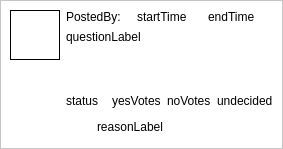
<?xml version="1.0" encoding="UTF-8"?>
<ui version="4.0">
 <class>PostItem</class>
 <widget class="QWidget" name="PostItem">
  <property name="geometry">
   <rect>
    <x>0</x>
    <y>0</y>
    <width>283</width>
    <height>149</height>
   </rect>
  </property>
  <property name="sizePolicy">
   <sizepolicy hsizetype="Preferred" vsizetype="Preferred">
    <horstretch>0</horstretch>
    <verstretch>0</verstretch>
   </sizepolicy>
  </property>
  <property name="palette">
   <palette>
    <active>
     <colorrole role="Base">
      <brush brushstyle="SolidPattern">
       <color alpha="255">
        <red>255</red>
        <green>255</green>
        <blue>255</blue>
       </color>
      </brush>
     </colorrole>
     <colorrole role="Window">
      <brush brushstyle="SolidPattern">
       <color alpha="255">
        <red>255</red>
        <green>255</green>
        <blue>255</blue>
       </color>
      </brush>
     </colorrole>
    </active>
    <inactive>
     <colorrole role="Base">
      <brush brushstyle="SolidPattern">
       <color alpha="255">
        <red>255</red>
        <green>255</green>
        <blue>255</blue>
       </color>
      </brush>
     </colorrole>
     <colorrole role="Window">
      <brush brushstyle="SolidPattern">
       <color alpha="255">
        <red>255</red>
        <green>255</green>
        <blue>255</blue>
       </color>
      </brush>
     </colorrole>
    </inactive>
    <disabled>
     <colorrole role="Base">
      <brush brushstyle="SolidPattern">
       <color alpha="255">
        <red>255</red>
        <green>255</green>
        <blue>255</blue>
       </color>
      </brush>
     </colorrole>
     <colorrole role="Window">
      <brush brushstyle="SolidPattern">
       <color alpha="255">
        <red>255</red>
        <green>255</green>
        <blue>255</blue>
       </color>
      </brush>
     </colorrole>
    </disabled>
   </palette>
  </property>
  <property name="windowTitle">
   <string>Form</string>
  </property>
  <property name="autoFillBackground">
   <bool>true</bool>
  </property>
  <layout class="QVBoxLayout" name="verticalLayout_2">
   <property name="spacing">
    <number>0</number>
   </property>
   <property name="margin">
    <number>0</number>
   </property>
   <item>
    <widget class="QFrame" name="frame">
     <property name="frameShape">
      <enum>QFrame::StyledPanel</enum>
     </property>
     <property name="frameShadow">
      <enum>QFrame::Raised</enum>
     </property>
     <layout class="QGridLayout" name="gridLayout">
      <item row="1" column="0" rowspan="6">
       <layout class="QVBoxLayout" name="verticalLayout">
        <item>
         <widget class="QLabel" name="avatarLabel">
          <property name="sizePolicy">
           <sizepolicy hsizetype="Fixed" vsizetype="Fixed">
            <horstretch>0</horstretch>
            <verstretch>0</verstretch>
           </sizepolicy>
          </property>
          <property name="minimumSize">
           <size>
            <width>50</width>
            <height>50</height>
           </size>
          </property>
          <property name="maximumSize">
           <size>
            <width>50</width>
            <height>50</height>
           </size>
          </property>
          <property name="frameShape">
           <enum>QFrame::Box</enum>
          </property>
          <property name="text">
           <string/>
          </property>
          <property name="textInteractionFlags">
           <set>Qt::NoTextInteraction</set>
          </property>
         </widget>
        </item>
        <item>
         <spacer name="verticalSpacer">
          <property name="orientation">
           <enum>Qt::Vertical</enum>
          </property>
          <property name="sizeHint" stdset="0">
           <size>
            <width>47</width>
            <height>13</height>
           </size>
          </property>
         </spacer>
        </item>
       </layout>
      </item>
      <item row="1" column="1">
       <layout class="QHBoxLayout" name="horizontalLayout">
        <item>
         <widget class="QLabel" name="postedBy">
          <property name="text">
           <string>PostedBy:</string>
          </property>
         </widget>
        </item>
        <item>
         <widget class="QLabel" name="startTime">
          <property name="text">
           <string>startTime</string>
          </property>
         </widget>
        </item>
        <item>
         <widget class="QLabel" name="endTime">
          <property name="sizePolicy">
           <sizepolicy hsizetype="Preferred" vsizetype="Preferred">
            <horstretch>0</horstretch>
            <verstretch>0</verstretch>
           </sizepolicy>
          </property>
          <property name="text">
           <string>endTime</string>
          </property>
          <property name="textInteractionFlags">
           <set>Qt::LinksAccessibleByMouse|Qt::TextSelectableByMouse</set>
          </property>
         </widget>
        </item>
       </layout>
      </item>
      <item row="2" column="1">
       <widget class="QLabel" name="question">
        <property name="sizePolicy">
         <sizepolicy hsizetype="Expanding" vsizetype="MinimumExpanding">
          <horstretch>0</horstretch>
          <verstretch>0</verstretch>
         </sizepolicy>
        </property>
        <property name="text">
         <string>questionLabel</string>
        </property>
        <property name="alignment">
         <set>Qt::AlignLeading|Qt::AlignLeft|Qt::AlignTop</set>
        </property>
        <property name="wordWrap">
         <bool>true</bool>
        </property>
        <property name="textInteractionFlags">
         <set>Qt::LinksAccessibleByMouse|Qt::TextSelectableByMouse</set>
        </property>
       </widget>
      </item>
      <item row="3" column="1">
       <layout class="QHBoxLayout" name="horizontalLayout_2">
        <item>
         <widget class="QLabel" name="status">
          <property name="text">
           <string>status</string>
          </property>
         </widget>
        </item>
        <item>
         <widget class="QLabel" name="yesVotes">
          <property name="text">
           <string>yesVotes</string>
          </property>
         </widget>
        </item>
        <item>
         <widget class="QLabel" name="noVotes">
          <property name="text">
           <string>noVotes</string>
          </property>
         </widget>
        </item>
        <item>
         <widget class="QLabel" name="undecidedVotes">
          <property name="text">
           <string>undecided</string>
          </property>
         </widget>
        </item>
       </layout>
      </item>
      <item row="4" column="1" rowspan="2">
       <layout class="QHBoxLayout" name="horizontalLayout_3">
        <item>
         <widget class="QLabel" name="advisorAvatarLabel">
          <property name="sizePolicy">
           <sizepolicy hsizetype="Fixed" vsizetype="Fixed">
            <horstretch>0</horstretch>
            <verstretch>0</verstretch>
           </sizepolicy>
          </property>
          <property name="minimumSize">
           <size>
            <width>25</width>
            <height>25</height>
           </size>
          </property>
          <property name="maximumSize">
           <size>
            <width>25</width>
            <height>25</height>
           </size>
          </property>
          <property name="text">
           <string/>
          </property>
         </widget>
        </item>
        <item>
         <widget class="QLabel" name="reason">
          <property name="text">
           <string>reasonLabel</string>
          </property>
         </widget>
        </item>
       </layout>
      </item>
      <item row="6" column="1">
       <layout class="QVBoxLayout" name="textLayout">
        <item>
         <layout class="QHBoxLayout" name="buttonLayout"/>
        </item>
       </layout>
      </item>
     </layout>
    </widget>
   </item>
  </layout>
 </widget>
 <resources/>
 <connections/>
</ui>
